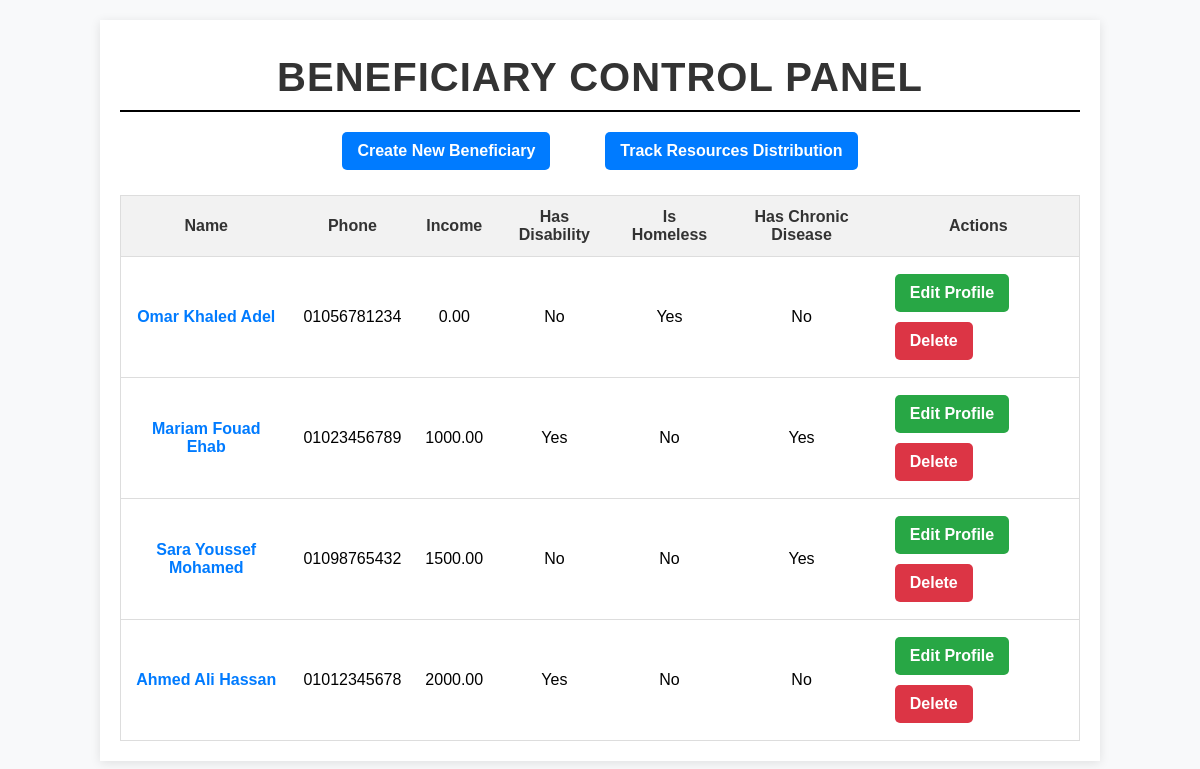
The app's page /BeneficiaryModule/index.php, older data.
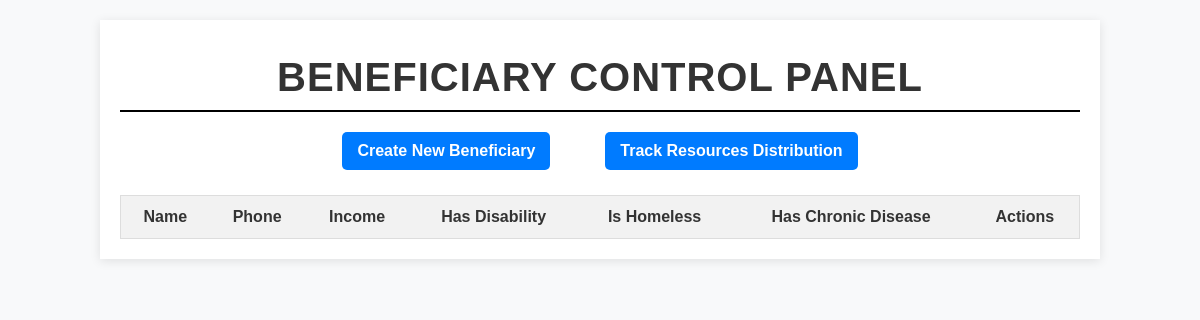
The same page, newer data.
### tables this page shows
CREATE TABLE IF NOT EXISTS Beneficiary (
    PersonID INT PRIMARY KEY,
    income DECIMAL(10, 2) NOT NULL,
    hasChronicDisease BOOLEAN DEFAULT FALSE,
    hasDisability BOOLEAN DEFAULT FALSE,
    isHomeless BOOLEAN DEFAULT FALSE,
    FOREIGN KEY (PersonID) REFERENCES Person(PersonID) ON DELETE CASCADE
);

CREATE TABLE IF NOT EXISTS Person (
                                      PersonID INT AUTO_INCREMENT PRIMARY KEY,
                                      FirstName VARCHAR(100) NOT NULL,
                                      LastName VARCHAR(100) NOT NULL,
                                      MiddleName VARCHAR(100),
                                      Nationality VARCHAR(100),
                                      Gender ENUM('Male', 'Female'),
                                      Phone VARCHAR(15) UNIQUE ,
                                      AddressID INT,
                                      FOREIGN KEY (AddressID) REFERENCES Address(AddressID) ON DELETE SET NULL
);

### BeneficiaryModule/Controllers/BeneficiaryController.php (called while the page is built, shortened)
<?php
class BeneficiaryController
{
    private $db;
    private $admin;
    public function __construct($connection, $admin)
    {
        $this->db = $connection;
        $this->admin = $admin;
    }
    public function listBeneficiaries()
    {
        $beneficiariesIterator  = $this->admin->getIterator($this->db);
        include 'Views/Beneficiary_List_View.php';
        $view = new Beneficiary_List_View();
        $view->showBeneficiaries($beneficiariesIterator);
    }
}

### BeneficiaryModule/Models/Beneficiary_Iterators/Income_Based_Iterator.php (called while the page is built, shortened)
<?php
class IncomeBasedIterator implements BeneficiaryIterator
{
    private $beneficiaries;
    private $position = 0;
    public function __construct(array $beneficiaries)
    {
        usort($beneficiaries, function ($a, $b) {
            return $a->getIncome() - $b->getIncome();
        });
        $this->beneficiaries = $beneficiaries;
    }
    public function hasNext(): bool
    {
        return $this->position < count($this->beneficiaries);
    }
    public function next(): ?Beneficiary
    {
        if ($this->hasNext()) {
            $beneficiary = $this->beneficiaries[$this->position];
            $this->position++;
            return $beneficiary;
        }
        return null;
    }
}

### BeneficiaryModule/Models/Beneficiary.php (called while the page is built, shortened)
<?php
require_once 'Person.php';
class Beneficiary extends Person implements NeedsCollectionInterface
{
    public $income;
    public $hasChronicDisease;
    public $hasDisability;
    public $isHomeless;
    private $PersonID = Null;
    public function __construct($db, $beneficiaryId)
    {
        $this->db = $db;
        $query = "SELECT * FROM Person JOIN Beneficiary ON Person.PersonID = Beneficiary.PersonID WHERE Person.PersonID = :personID";
        $stmt = $this->db->prepare($query);
        $stmt->bindParam(':personID', $beneficiaryId, PDO::PARAM_INT);
        $stmt->execute();
        $beneficiary = $stmt->fetch(PDO::FETCH_OBJ);
        $this->income = $beneficiary->income;
        $this->hasChronicDisease = $beneficiary->hasChronicDisease;
        $this->hasDisability = $beneficiary->hasDisability;
        $this->isHomeless = $beneficiary->isHomeless;
        $this->PersonID = $beneficiary->PersonID;
    }
    public function getIncome()
    {
        return $this->income;
    }
    public function hasChronicDisease()
    {
        return $this->hasChronicDisease;
    }
    public function hasDisability()
    {
        return $this->hasDisability;
    }
    public function isHomeless()
    {
        return $this->isHomeless;
    }
    public function getPersonID()
    {
        return $this->PersonID;
    }
}

### BeneficiaryModule/Models/BeneficiaryAdmin.php (called while the page is built, shortened)
<?php
require_once 'Person.php';
require_once 'Beneficiary_Iterators\Income_Based_Iterator.php';
class BeneficiaryAdmin extends Person implements BeneficiariesCollectionInterface
{
    public function __construct($db)
    {
        $this->initBeneficiaries($db);
    }
    public function initBeneficiaries($db)
    {
        $query = "SELECT p.PersonID
              FROM person p
              JOIN beneficiary b ON p.PersonID = b.PersonID";
        $stmt = $db->prepare($query);
        $stmt->execute();
        $result = $stmt->fetchAll(PDO::FETCH_ASSOC);
        foreach ($result as $row) {
            $beneficiary = new Beneficiary($db, $row['PersonID']);
        }
    }
}

### BeneficiaryModule/Models/Person.php (called while the page is built, shortened)
<?php
abstract class Person
{
    public $FirstName;
    public $LastName;
    public $MiddleName;
    public $Phone;
    public function __construct($firstName, $lastName, $middleName = null, $nationality = null, $gender = null, $phone = null, $addressID = null)
    {
        $this->FirstName = $firstName;
        $this->LastName = $lastName;
        $this->MiddleName = $middleName;
        $this->Phone = $phone;
    }
    public function getFirstName()
    {
        return $this->FirstName;
    }
    public function getLastName()
    {
        return $this->LastName;
    }
    public function getMiddleName()
    {
        return $this->MiddleName;
    }
    public function getPhone()
    {
        return $this->Phone;
    }
}

### BeneficiaryModule/Views/Beneficiary_List_View.php (the view, shortened to what the changed rows need)
<?php
class Beneficiary_List_View
{
    public function showBeneficiaries($beneficiaries_iterator)
    {
        echo '<link rel="stylesheet" type="text/css" href="Views/styles/list.css">';
        echo '<div class="container">';
        echo '<h1>Beneficiary Control Panel</h1>';
        echo '<table>';
        echo '<thead><tr><th>Name</th><th>Phone</th><th>Income</th><th>Has Disability</th><th>Is Homeless</th><th>Has Chronic Disease</th><th>Actions</th></tr></thead>';
        echo '<tbody>';
        while ($beneficiaries_iterator->hasNext()) {
            $beneficiary = $beneficiaries_iterator->next();
            echo '<tr>';
            echo '<td><a href="index.php?action=view_beneficiary&id=' . urlencode($beneficiary->getPersonID()) . '" class="name-link">' . htmlspecialchars($beneficiary->getFirstName() . ' ' . $beneficiary->getMiddleName() . ' ' . $beneficiary->getLastName()) . '</a></td>';
            echo '<td>' . htmlspecialchars($beneficiary->getPhone()) . '</td>';
            echo '<td>' . htmlspecialchars($beneficiary->getIncome()) . '</td>';
            echo '<td>' . ($beneficiary->hasDisability() ? 'Yes' : 'No') . '</td>';
            echo '<td>' . ($beneficiary->isHomeless() ? 'Yes' : 'No') . '</td>';
            echo '<td>' . ($beneficiary->hasChronicDisease() ? 'Yes' : 'No') . '</td>';
            echo '<td class="action-buttons">';
            echo '<a href="index.php?action=update_beneficiary&id=' . urlencode($beneficiary->getPersonID()) . '" class="btn btn-warning">Edit Profile</a>';
            echo ' <a href="index.php?action=delete_beneficiary&id=' . urlencode($beneficiary->getPersonID()) . '" class="btn btn-danger" onclick="return confirm(\'Are you sure you want to delete this Beneficiary?\');">Delete</a>';
            echo '</td>';
            echo '</tr>';
        }
        echo '</tbody>';
        echo '</table>';
        echo '</div>';
    }
}

Row changes from the older to the newer data that the page shows:
removed beneficiary: PersonID.LastName "Omar Khaled Adel", PersonID.Phone "01056781234", income "0.00", hasDisability "No", isHomeless "Yes", hasChronicDisease "No"
removed beneficiary: PersonID.LastName "Mariam Fouad Ehab", PersonID.Phone "01023456789", income "1000.00", hasDisability "Yes", isHomeless "No", hasChronicDisease "Yes"
removed beneficiary: PersonID.LastName "Sara Youssef Mohamed", PersonID.Phone "01098765432", income "1500.00", hasDisability "No", isHomeless "No", hasChronicDisease "Yes"
removed beneficiary: PersonID.LastName "Ahmed Ali Hassan", PersonID.Phone "01012345678", income "2000.00", hasDisability "Yes", isHomeless "No", hasChronicDisease "No"
